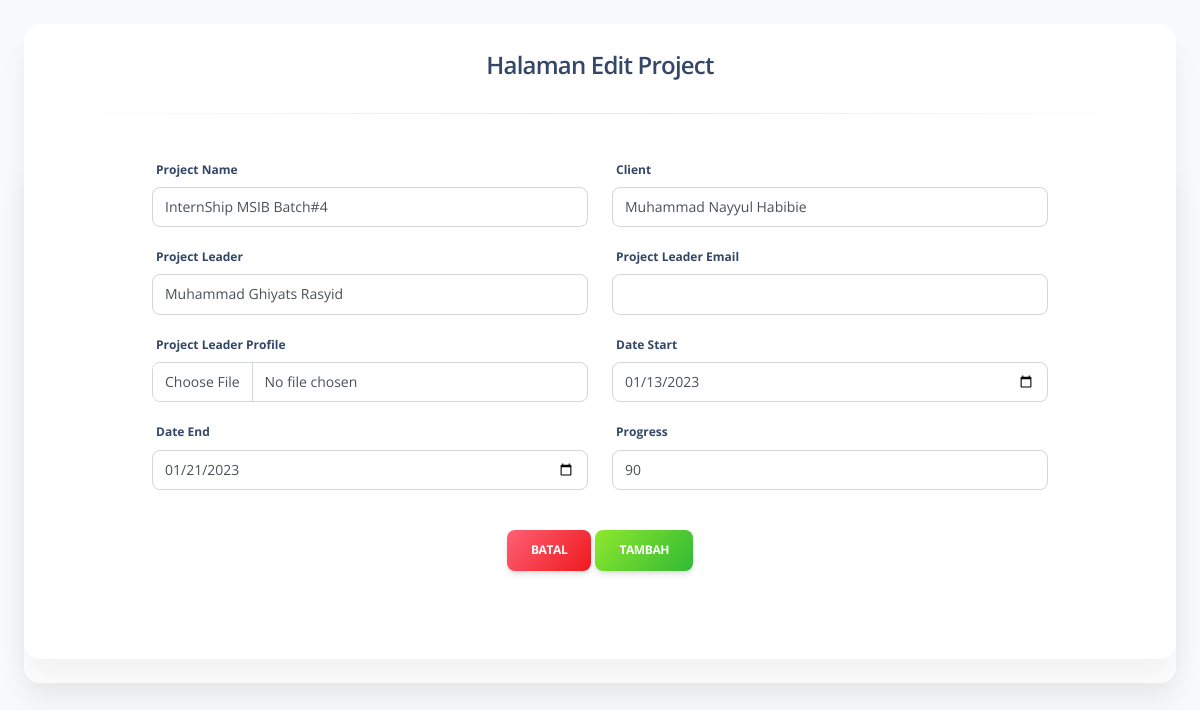
Screenshot of /Monitoring/edit/6 with the database file from the repository.
### tables this page shows
CREATE TABLE `monitoring` (
  `id` int(11) NOT NULL,
  `nama_projek` varchar(100) NOT NULL,
  `nama_klien` varchar(100) NOT NULL,
  `nama_leader` varchar(100) NOT NULL,
  `email` varchar(100) NOT NULL,
  `gambar` varchar(100) NOT NULL DEFAULT 'default.jpg',
  `tanggal_mulai` varchar(100) NOT NULL,
  `tanggal_selesai` varchar(100) NOT NULL,
  `progress` int(11) NOT NULL
);

### application/controllers/Monitoring.php (called while the page is built, shortened)
<?php
class Monitoring extends CI_Controller
{
    public function __construct()
    {
        $this->load->model('Monitor_model');
    }
    public function edit($id)
	{
        $data['judul'] = "Halaman Edit Project";
		$data['monitoring'] = $this->Monitor_model->getById($id);
        $this->form_validation->set_rules('nama_projek', 'nama_projek', 'required', [
			'required' => 'Nama Projek Wajib di isi'
		]);
        if ($this->form_validation->run() == false) {
			$this->load->view("edit", $data);
		}
	}
}

### index.php (called while the page is built, shortened)
<?php
require_once BASEPATH.'core/CodeIgniter.php';

### application/models/Monitor_model.php (called while the page is built, shortened)
<?php
class Monitor_model extends CI_Model
{
    public $table = 'monitoring';
    public function getById($id)
    {
        $this->db->from($this->table);
        $this->db->where('id', $id);
        $query = $this->db->get();
        return $query->row_array();
    }
}

### application/views/edit.php (the view, shortened to what this page needs)
<!DOCTYPE html>
<html lang="en">
<head>
  <link href="<?=base_url('assets/')?>css/nucleo-icons.css" rel="stylesheet" />
  <link href="<?=base_url('assets/')?>css/nucleo-svg.css" rel="stylesheet" />
  <link href="<?=base_url('assets/')?>css/nucleo-svg.css" rel="stylesheet" />
  <link id="pagestyle" href="<?=base_url('assets/')?>css/soft-ui-dashboard.css?v=1.0.7" rel="stylesheet" />
</head>
<body class="bg-gray-100">
  <main class="main-content position-relative max-height-vh-100 h-100 border-radius-lg ">
    <div class="container-fluid py-4">
        <div class="row">
            <div class="col-12">
                <div class="card mb-4">
                    <div class="card-header text-center">
                        <h4><?php echo $judul; ?></h4>
                    </div>
                    <hr class="horizontal dark mt-0">
                    <br>
                    <div class="row ">
                        <div class="col-12">
                            <div class="card mb-4">
                                <div class="card-body px-8 pt-0 pb-2">
                                    <form role="form" action="" method="POST" enctype="multipart/form-data">
                                        <div class="row">
                                            <div class="col-md-6">
                                            <div class="form-group">
                                                <label for="exampleFormControlInput1">Project Name</label>
                                                <input type="text" class="form-control" value="<?= $monitoring['nama_projek']; ?>"  name="nama_projek" id="nama_projek">
                                            </div>
                                            </div>
                                            <div class="col-md-6">
                                            <div class="form-group">
                                                <label for="exampleFormControlInput2">Client</label>
                                                <input type="text" class="form-control" value="<?= $monitoring['nama_klien']; ?>" name="nama_klien" id="nama_klien">
                                            </div>
                                            </div>
                                            <div class="col-md-6">
                                            <div class="form-group">
                                                <label for="exampleFormControlInput3">Project Leader</label>
                                                <input type="text" class="form-control" value="<?= $monitoring['nama_leader']; ?>" name="nama_leader" id="nama_leader">
                                            </div>
                                            </div>
                                            <div class="col-md-6">
                                            <div class="form-group">
                                                <label for="exampleFormControlInput4">Project Leader Email</label>
                                                <input type="email" class="form-control"  value="<?= $monitoring['email']; ?>" name="email" id="email">
                                            </div>
                                            </div>
                                            <div class="col-md-6">
                                            <div class="form-group">
                                                <label for="exampleFormControlInput5">Project Leader Profile</label>
                                                <input type="file" class="form-control" value="<?= $monitoring['gambar']; ?>" name="gambar" id="gambar">
                                            </div>
                                            </div>
                                            <div class="col-md-6">
                                            <div class="form-group">
                                                <label for="exampleFormControlInput6">Date Start</label>
                                                <input type="date" class="form-control"  value="<?= $monitoring['tanggal_mulai']; ?>" name="tanggal_mulai" id="tanggal_mulai">
                                            </div>
                                            </div>
                                            <div class="col-md-6">
                                            <div class="form-group">
                                                <label for="exampleFormControlInput7">Date End</label>
                                                <input type="date" class="form-control"  value="<?= $monitoring['tanggal_selesai']; ?>" name="tanggal_selesai" id="tanggal_selesai">
                                            </div>
                                            </div>
                                            <div class="col-md-6">
                                            <div class="form-group">
                                                <label for="exampleFormControlInput8">Progress</label>
                                                <input type="text" class="form-control" value="<?= $monitoring['progress']; ?>" name="progress" id="progress">
                                            </div>
                                            </div>
                                            <br>
                                            <div class="col-md-12 text-center px-8 pt-4 pb-6">
                                                <a href="<?= site_url('Monitoring') ?>" type="submit" class="btn bg-gradient-danger">Batal</a>
                                                <button type="submit" name="edit" class="btn bg-gradient-success">Tambah</button>
                                            </div>
                                        </div>
                                    </form>
                                </div>
                            </div>
                        </div>
                    </div>
                </div>
            </div>
        </div>
    </div>
</body>
</html>

### rows the page displays
monitoring: nama_projek "InternShip MSIB Batch#4", nama_klien "Muhammad Nayyul Habibie", nama_leader "Muhammad Ghiyats Rasyid", tanggal_mulai "01/13/2023", tanggal_selesai "01/21/2023", progress "90"

### other values shown
$judul "Halaman Edit Project"
